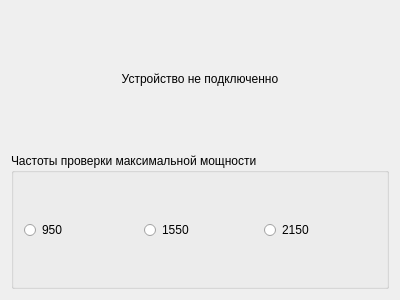
<?xml version="1.0" encoding="UTF-8"?>
<ui version="4.0">
 <class>WindowAttMax</class>
 <widget class="QWidget" name="WindowAttMax">
  <property name="geometry">
   <rect>
    <x>0</x>
    <y>0</y>
    <width>400</width>
    <height>300</height>
   </rect>
  </property>
  <property name="windowTitle">
   <string>Form</string>
  </property>
  <layout class="QVBoxLayout" name="verticalLayout">
   <item>
    <widget class="QLabel" name="label">
     <property name="sizePolicy">
      <sizepolicy hsizetype="Minimum" vsizetype="Minimum">
       <horstretch>0</horstretch>
       <verstretch>0</verstretch>
      </sizepolicy>
     </property>
     <property name="text">
      <string>Устройство не подключенно</string>
     </property>
     <property name="scaledContents">
      <bool>true</bool>
     </property>
     <property name="alignment">
      <set>Qt::AlignCenter</set>
     </property>
    </widget>
   </item>
   <item>
    <widget class="QGroupBox" name="groupBox">
     <property name="title">
      <string>Частоты проверки максимальной мощности </string>
     </property>
     <property name="flat">
      <bool>false</bool>
     </property>
     <property name="checkable">
      <bool>false</bool>
     </property>
     <layout class="QHBoxLayout" name="horizontalLayout">
      <item>
       <widget class="QRadioButton" name="radioButton">
        <property name="styleSheet">
         <string notr="true">QRadioButton::indicator{

	width: 13px;
	height: 13px;

}

QRadioButton::indicator::unchecked{

 image: url(://images/circle_gray.png);

}

QRadioButton::indicator::checked{

 image: url(://images/circle_zel.png);

}</string>
        </property>
        <property name="text">
         <string>950</string>
        </property>
        <property name="checkable">
         <bool>false</bool>
        </property>
        <property name="checked">
         <bool>false</bool>
        </property>
        <property name="autoRepeat">
         <bool>false</bool>
        </property>
        <property name="autoExclusive">
         <bool>false</bool>
        </property>
       </widget>
      </item>
      <item>
       <widget class="QRadioButton" name="radioButton_3">
        <property name="styleSheet">
         <string notr="true">QRadioButton::indicator{

	width: 13px;
	height: 13px;

}

QRadioButton::indicator::unchecked{

 image: url(://images/circle_gray.png);

}

QRadioButton::indicator::checked{

 image: url(://images/circle_zel.png);

}</string>
        </property>
        <property name="text">
         <string>1550</string>
        </property>
        <property name="checkable">
         <bool>false</bool>
        </property>
        <property name="autoExclusive">
         <bool>false</bool>
        </property>
       </widget>
      </item>
      <item>
       <widget class="QRadioButton" name="radioButton_6">
        <property name="styleSheet">
         <string notr="true">QRadioButton::indicator{

	width: 13px;
	height: 13px;

}

QRadioButton::indicator::unchecked{

 image: url(://images/circle_gray.png);

}

QRadioButton::indicator::checked{

 image: url(://images/circle_zel.png);

}</string>
        </property>
        <property name="text">
         <string>2150</string>
        </property>
        <property name="checkable">
         <bool>false</bool>
        </property>
        <property name="checked">
         <bool>false</bool>
        </property>
        <property name="autoExclusive">
         <bool>false</bool>
        </property>
       </widget>
      </item>
     </layout>
    </widget>
   </item>
  </layout>
 </widget>
 <resources/>
 <connections/>
</ui>
